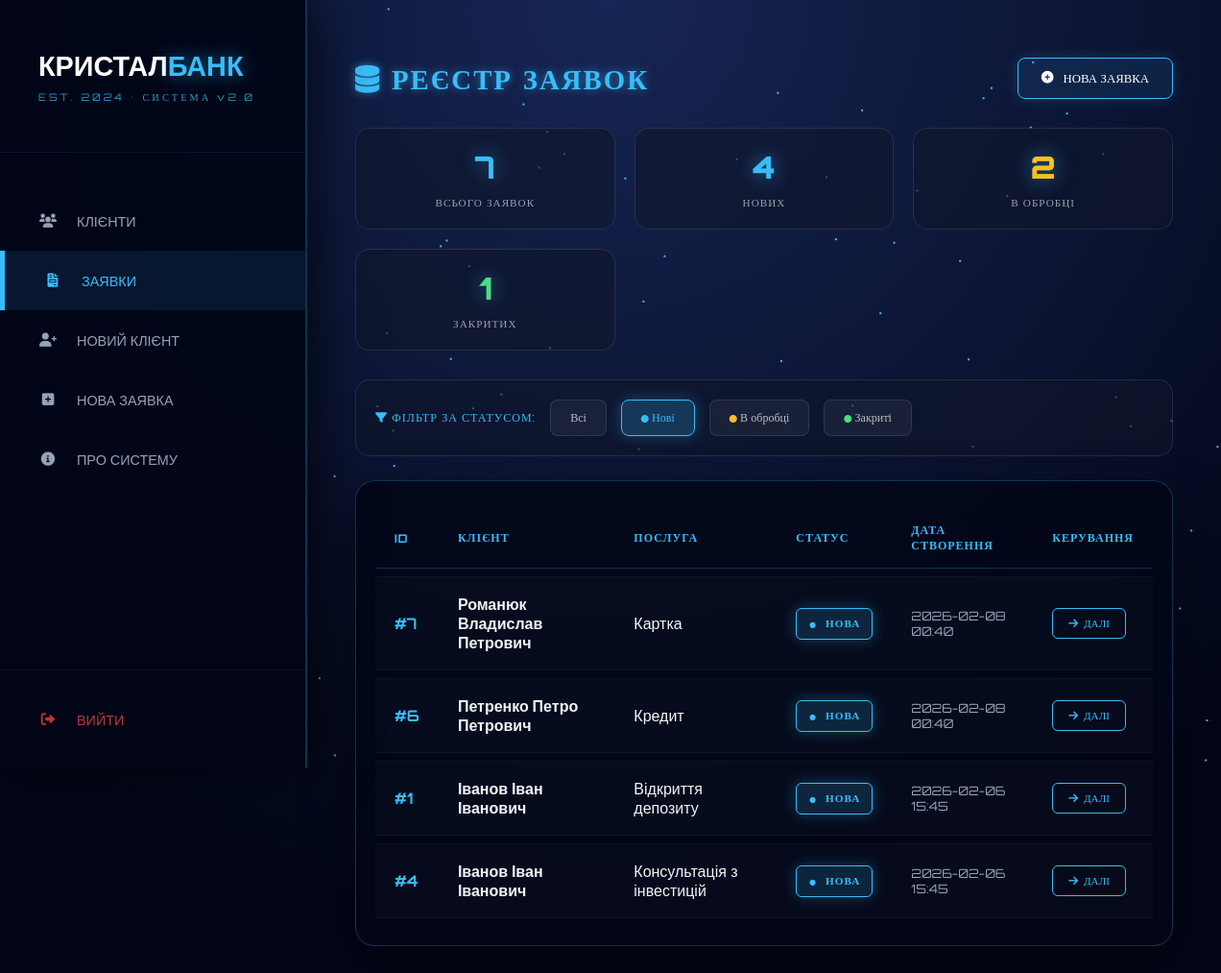
/requests?status=Нова (signed in), run on the app's committed database.
### tables this page shows
CREATE TABLE requests (
            id INTEGER PRIMARY KEY AUTOINCREMENT,
            client_id INTEGER NOT NULL,
            service TEXT NOT NULL,
            status TEXT NOT NULL DEFAULT 'Нова' CHECK(status IN ('Нова', 'В обробці', 'Закрита')),
            created_at TIMESTAMP DEFAULT CURRENT_TIMESTAMP,
            updated_at TIMESTAMP DEFAULT CURRENT_TIMESTAMP,
            FOREIGN KEY (client_id) REFERENCES clients (id) ON DELETE CASCADE
        );

CREATE TABLE clients (
            id INTEGER PRIMARY KEY AUTOINCREMENT,
            name TEXT NOT NULL,
            phone TEXT NOT NULL UNIQUE,
            type TEXT NOT NULL CHECK(type IN ('Фізична особа', 'Юридична особа')),
            created_at TIMESTAMP DEFAULT CURRENT_TIMESTAMP,
            updated_at TIMESTAMP DEFAULT CURRENT_TIMESTAMP
        );

### app.py (the view, shortened to what this page needs)
@app.route("/requests")
@login_required
def requests_page():
    status_filter = request.args.get('status', '')
    db = get_db()
    if status_filter and status_filter in ['Нова', 'В обробці', 'Закрита']:
        reqs = db.execute("""
            SELECT requests.*, clients.name AS client_name
            FROM requests
            JOIN clients ON requests.client_id = clients.id
            WHERE requests.status = ?
            ORDER BY requests.created_at DESC
        """, (status_filter,)).fetchall()
    stats = {
        "total": db.execute("SELECT COUNT(*) FROM requests").fetchone()[0],
        "new": db.execute("SELECT COUNT(*) FROM requests WHERE status='Нова'").fetchone()[0],
        "processing": db.execute("SELECT COUNT(*) FROM requests WHERE status='В обробці'").fetchone()[0],
        "closed": db.execute("SELECT COUNT(*) FROM requests WHERE status='Закрита'").fetchone()[0]
    }
    return render_template("requests.html", requests=reqs, status_filter=status_filter, stats=stats)

### app.py (called while the page is built)
@app.after_request
def set_security_headers(response):
    response.headers['X-Content-Type-Options'] = 'nosniff'
    response.headers['X-Frame-Options'] = 'DENY'
    response.headers['X-XSS-Protection'] = '1; mode=block'
    response.headers['Strict-Transport-Security'] = 'max-age=31536000; includeSubDomains'
    response.headers['Content-Security-Policy'] = "default-src 'self' 'unsafe-inline' https://cdnjs.cloudflare.com https://cdn.jsdelivr.net https://fonts.googleapis.com https://bank.gov.ua; img-src 'self' data:;"
    return response

def login_required(f):
    @wraps(f)
    def decorated(*args, **kwargs):
        if "user" not in session:
            flash("Будь ласка, увійдіть в систему", "error")
            return redirect("/login")
        return f(*args, **kwargs)
    return decorated

### db.py (called while the page is built)
def get_db():
    conn = sqlite3.connect(DB_NAME, check_same_thread=False)
    conn.row_factory = sqlite3.Row
    conn.execute("PRAGMA foreign_keys = ON")
    conn.execute("PRAGMA journal_mode = WAL")  # Write-Ahead Logging для кращої продуктивності
    return conn

### templates/requests.html (shortened to what this page needs)
{% extends "base.html" %}
{% block content %}
<div class="content-wrapper">
    <div class="page-header">
        <h2 class="page-title">
            <i class="fas fa-database"></i> РЕЄСТР ЗАЯВОК
        </h2>
        <a href="/add-request" class="btn-cyber-main">
            <i class="fas fa-plus-circle"></i> НОВА ЗАЯВКА
        </a>
    </div>
    <div class="stats-grid">
        <div class="stat-card">
            <div class="stat-number">{{ stats.total }}</div>
            <div class="stat-label">ВСЬОГО ЗАЯВОК</div>
        </div>
        <div class="stat-card">
            <div class="stat-number" style="color: var(--accent);">{{ stats.new }}</div>
            <div class="stat-label">НОВИХ</div>
        </div>
        <div class="stat-card">
            <div class="stat-number" style="color: #fbbf24;">{{ stats.processing }}</div>
            <div class="stat-label">В ОБРОБЦІ</div>
        </div>
        <div class="stat-card">
            <div class="stat-number" style="color: #4ade80;">{{ stats.closed }}</div>
            <div class="stat-label">ЗАКРИТИХ</div>
        </div>
    </div>
    <div class="filters-section">
        <span class="filter-label">
            <i class="fas fa-filter"></i> ФІЛЬТР ЗА СТАТУСОМ:
        </span>
        <a href="/requests" class="filter-btn {% if not status_filter %}active{% endif %}">
            Всі
        </a>
        <a href="/requests?status=Нова" class="filter-btn {% if status_filter == 'Нова' %}active{% endif %}">
            <i class="fas fa-circle" style="color: var(--accent); font-size: 0.5rem;"></i> Нові
        </a>
        <a href="/requests?status=В обробці" class="filter-btn {% if status_filter == 'В обробці' %}active{% endif %}">
            <i class="fas fa-circle" style="color: #fbbf24; font-size: 0.5rem;"></i> В обробці
        </a>
        <a href="/requests?status=Закрита" class="filter-btn {% if status_filter == 'Закрита' %}active{% endif %}">
            <i class="fas fa-circle" style="color: #4ade80; font-size: 0.5rem;"></i> Закриті
        </a>
    </div>
    <div class="table-responsive">
        <table class="cyber-table">
            <thead>
                <tr>
                    <th>ID</th>
                    <th>КЛІЄНТ</th>
                    <th>ПОСЛУГА</th>
                    <th>СТАТУС</th>
                    <th>ДАТА СТВОРЕННЯ</th>
                    <th>КЕРУВАННЯ</th>
                </tr>
            </thead>
            <tbody>
                {% if requests %}
                    {% for r in requests %}
                    <tr>
                        <td style="color: var(--accent); font-family: 'Orbitron'; font-weight: bold;">
                            #{{ r.id }}
                        </td>
                        <td>
                            <strong>{{ r.client_name }}</strong>
                        </td>
                        <td>{{ r.service }}</td>
                        <td>
                            {% if r.status == 'Нова' %}
                                <span class="status-badge status-new">
                                    <span class="status-icon">●</span> {{ r.status }}
                                </span>
                            {% elif r.status == 'В обробці' %}
                                <span class="status-badge status-processing">
                                    <span class="status-icon">⟳</span> {{ r.status }}
                                </span>
                            {% else %}
                                <span class="status-badge status-closed">
                                    <span class="status-icon">✓</span> {{ r.status }}
                                </span>
                            {% endif %}
                        </td>
                        <td style="font-family: 'Orbitron'; font-size: 0.8rem; color: #94a3b8;">
                            {{ r.created_at[:16] }}
                        </td>
                        <td>
                            {% if r.status != "Закрита" %}
                                <a href="/request/{{ r.id }}/status" class="btn-action-small">
                                    <i class="fas fa-arrow-right"></i> ДАЛІ
                                </a>
                            {% else %}
                                <span class="btn-action-small btn-action-disabled">
                                    <i class="fas fa-archive"></i> АРХІВ
                                </span>
                            {% endif %}
                        </td>
                    </tr>
                    {% endfor %}
                {% endif %}
            </tbody>
        </table>
    </div>
</div>
{% endblock %}

### templates/base.html (style rules this page uses)
:root { --accent: #38bdf8; --accent-glow: rgba(56, 189, 248, 0.6); --bg-dark-main: #0b1222; --sidebar-w: 320px; --card-bg-dark: rgba(2, 6, 23, 0.88); --glass-border: rgba(56, 189, 248, 0.25); --success: #00ff88; --warning: #fbbf24; --error: #ef4444; }
* { margin: 0; padding: 0; box-sizing: border-box; }
body { color: #f1f5f9; font-family: 'Inter', sans-serif; display: flex; min-height: 100vh; overflow-x: hidden; background: #0b1222; position: relative; }

### templates/requests.html (style rules this page uses)
.content-wrapper { animation: fadeIn 0.8s ease-out; padding-top: 10px; }
.page-header { display: flex; justify-content: space-between; align-items: center; margin-bottom: 30px; }
.page-title { font-family: 'Orbitron'; color: var(--accent); letter-spacing: 2px; text-shadow: 0 0 10px var(--accent-glow); margin: 0; font-size: 1.8rem; }
.stats-grid { display: grid; grid-template-columns: repeat(auto-fit, minmax(200px, 1fr)); gap: 20px; margin-bottom: 30px; }
.stat-card { background: rgba(15, 23, 42, 0.6); border: 1px solid rgba(255, 255, 255, 0.1); border-radius: 15px; padding: 20px; text-align: center; transition: 0.3s; position: relative; overflow: hidden; }
.stat-card::before { content: ''; position: absolute; top: 0; left: -100%; width: 100%; height: 3px; background: linear-gradient(90deg, transparent, var(--accent), transparent); transition: 0.5s; }
.stat-number { font-family: 'Orbitron'; font-size: 2rem; font-weight: 900; color: var(--accent); margin-bottom: 10px; text-shadow: 0 0 20px var(--accent-glow); }
.stat-label { font-family: 'Orbitron'; font-size: 0.7rem; color: rgba(255, 255, 255, 0.6); letter-spacing: 1px; }
.filters-section { background: rgba(15, 23, 42, 0.6); border: 1px solid rgba(255, 255, 255, 0.1); border-radius: 15px; padding: 20px; margin-bottom: 25px; display: flex; gap: 15px; align-items: center; flex-wrap: wrap; }
.filter-label { font-family: 'Orbitron'; font-size: 0.75rem; color: var(--accent); letter-spacing: 1px; }
.filter-btn { padding: 10px 20px; background: rgba(255, 255, 255, 0.05); border: 1px solid rgba(255, 255, 255, 0.1); border-radius: 8px; color: rgba(255, 255, 255, 0.7); font-family: 'Orbitron'; font-size: 0.75rem; cursor: pointer; transition: 0.3s; text-decoration: none; display: inline-block; }
.filter-btn.active { background: rgba(56, 189, 248, 0.2); border-color: var(--accent); color: var(--accent); box-shadow: 0 0 15px rgba(56, 189, 248, 0.3); }
.btn-cyber-main { background: rgba(56, 189, 248, 0.1); border: 1px solid var(--accent); color: #fff; padding: 12px 24px; border-radius: 8px; font-family: 'Orbitron'; text-decoration: none; font-size: 0.8rem; transition: 0.3s; box-shadow: 0 0 15px rgba(56, 189, 248, 0.2); display: inline-flex; align-items: center; gap: 10px; }
.table-responsive { background: var(--card-bg-dark) !important; border: 1px solid var(--glass-border) !important; border-radius: 20px; padding: 20px; backdrop-filter: blur(25px); box-shadow: 0 20px 50px rgba(0,0,0,0.5); overflow-x: auto; }
.cyber-table { width: 100%; border-collapse: separate; border-spacing: 0 8px; color: #f1f5f9; min-width: 800px; }
.cyber-table th { text-align: left; padding: 15px 20px; color: var(--accent); font-family: 'Orbitron'; font-size: 0.75rem; letter-spacing: 1px; border-bottom: 1px solid var(--glass-border); }
.cyber-table tbody tr { transition: all 0.4s cubic-bezier(0.25, 0.8, 0.25, 1); background: rgba(255, 255, 255, 0.02); }
.cyber-table td { padding: 18px 20px; border-top: 1px solid rgba(255, 255, 255, 0.03); border-bottom: 1px solid rgba(255, 255, 255, 0.03); }
.status-badge { font-weight: bold; text-transform: uppercase; font-size: 0.7rem; padding: 6px 12px; border-radius: 6px; display: inline-flex; align-items: center; gap: 8px; font-family: 'Orbitron'; letter-spacing: 1px; animation: pulse 2s ease-in-out infinite; }
.status-new { background: rgba(56, 189, 248, 0.15); color: var(--accent); border: 1px solid var(--accent); box-shadow: 0 0 15px rgba(56, 189, 248, 0.3); }
.status-icon { font-size: 0.9rem; }
.btn-action-small { font-size: 0.7rem; padding: 8px 16px; background: transparent; border: 1px solid var(--accent); color: var(--accent); border-radius: 6px; text-decoration: none; transition: 0.3s; font-family: 'Orbitron'; display: inline-flex; align-items: center; gap: 6px; }

### data on the page
requests: id "7", client_name "Романюк Владислав Петрович", service "Картка", status "НОВА", created_at "2026-02-08 00:40"
requests: id "6", client_name "Петренко Петро Петрович", service "Кредит", status "НОВА", created_at "2026-02-08 00:40"
requests: id "1", client_name "Іванов Іван Іванович", service "Відкриття депозиту", status "НОВА", created_at "2026-02-06 15:45"
requests: id "4", client_name "Іванов Іван Іванович", service "Консультація з інвестицій", status "НОВА", created_at "2026-02-06 15:45"

### other printed values
{{ stats.total }} "7"
{{ stats.new }} "4"
{{ stats.processing }} "2"
{{ stats.closed }} "1"
